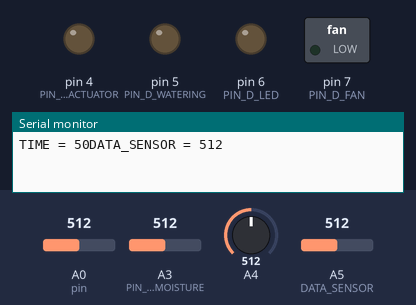
A sketch run on a simulated Arduino Uno, built with avr-gcc and run on an emulated ATmega328P. Parts: switched loads named in the sketch (green lamp = pin HIGH), output pins drawn as LEDs (lit = HIGH), the last lines printed to the serial monitor. Dashed ring = blinking. The test bench sets the inputs (shaded band); at power-on: A0 (pin) = 512, A3 (PIN_A_SOIL_MOISTURE) = 512, A4 = 512, A5 (DATA_SENSOR) = 512.

Above: at 0.1 s.
1.3 s: A0 (pin) set to 586
4.3 s: A0 (pin) set to 608
At 6.27 s:
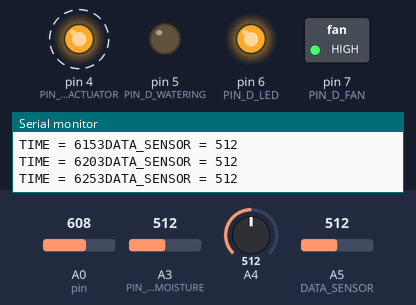
7.3 s: A0 (pin) set to 306
At 7.59 s:
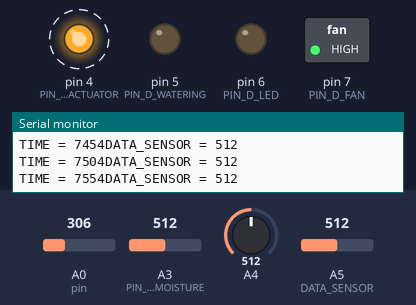
10.3 s: A0 (pin) set to 716
At 10.7 s:
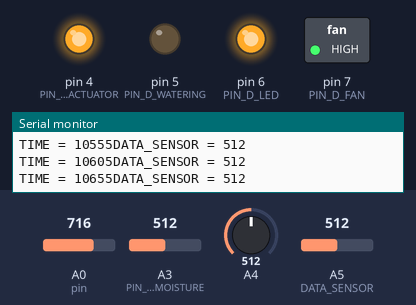
Timing chart, 0 to 14.3 s (numbered marks = the images above; inputs shaded):
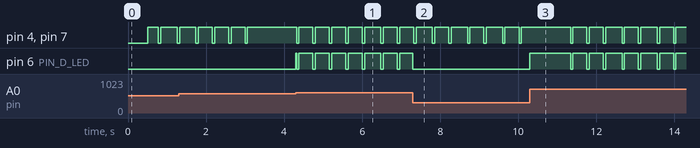

Measured:
- the behaviour switches between 599 and 600 on A0 (pin) (found by bisection; images 0 and 1)
- after the input at 4.3 s, pin 6 (PIN_D_LED): LOW → HIGH at once, then repeats every 0.42 s: LOW 0.06 s, HIGH 0.36 s
- after the input at 7.3 s, pin 6 (PIN_D_LED): goes on until 7.3 s, then stays LOW
- after the input at 10.3 s, pin 6 (PIN_D_LED): LOW → HIGH at once, then repeats every 0.42 s: LOW 0.06 s, HIGH 0.36 s
- by itself, pin 4 (PIN_D_TEMP_ACTUATOR), pin 7 (PIN_D_FAN): alternates HIGH for 0.36 s and LOW for 0.06 s

The sketch:

teplica.ino
```cpp
#include <DHT.h>

// -- PINs --
#define DATA_SENSOR A5 // время
#define PIN_A_TEMP_SENS 12
#define PIN_D_TEMP_ACTUATOR 4
#define PIN_D_FAN 7
#define PIN_A_SOIL_MOISTURE 17
#define PIN_A_AIR_MOISTURE 12
#define PIN_D_LED 6
#define PIN_A_LIGHT_SENS 14
#define PIN_D_WATERING 5
#define DHT_AIR_HUMIDITY_SENSOR 12 // #define AIR_HUMIDITY_SENSOR 13
#define DHT_TEMPERATURE_SENSOR DHT11  // #define TEMPERATURE_SENSOR A1

// -- HIGH and LOW levels on sensors --
// Датчик температуры
#define HIGH_TEMP_SENS 1023
#define LOW_TEMP_SENS 0
// Датчик влажности почвы
#define DRY_SOIL_MOISTURE 1023
#define WET_SOIL_MOISTURE 0
// Датчик влажнlow_levelости воздуха
#define DRY_AIR_MOISTURE 512
#define WET_AIR_MOISTURE 0
// Датчик света
#define HIGH_LIGHT_SENS 450
#define LOW_LIGHT_SENS 600

#define SENSOR_READ_INTERVAL 500

DHT dht(DHT_AIR_HUMIDITY_SENSOR, DHT_TEMPERATURE_SENSOR);

// -- Flags --
bool is_cold = false;
bool is_soil_dry = false;
bool is_air_wet = false;
bool is_dark = false;
bool is_pause = false;
bool high_temp = false;
bool dry_soil_moisture = false;
bool dry_air_moisture = false;
bool low_light_value = false;

// millis
unsigned long time_start_watering = 0;
unsigned long time_pause_watering = 0;
unsigned long last_sensor_read_time = 0;

// время
int HOURS = 8;
unsigned long int TIME;
unsigned int DATA = 0;

// value of sensors
int temperature = 0;
int soil_moisture = 0;
int air_moisture = 0;
int light_value = 0;


class Sensor {
public:
    virtual int read_value() = 0;
};

class Sensor_GPIO: public Sensor {
public:
    unsigned char pin = 0;
    int value = 0;

    int min_trigger_value = 0;
    int max_trigger_value = 1023;

    int read_value() override {
        value = analogRead(pin); // закомментировано для примера
        return get_value();
    }

    int get_value() const {
        return value;
    }

    Sensor_GPIO(unsigned char s_pin, int s_min_trigger_value = 0, int s_max_trigger_value = 1023) {
        pin = s_pin;
        min_trigger_value = s_min_trigger_value;
        max_trigger_value = s_max_trigger_value;
        pinMode(pin, INPUT); // закомментировано для примера
    }
};

bool calculate_average(Sensor_GPIO* sensors, unsigned char numSensors = 1) {
    unsigned char count_low = 0;
    unsigned char count_high = 0;

    for (unsigned char i = 0; i < numSensors; ++i) {
        int val = sensors[i].get_value();

        if (val <= sensors[i].min_trigger_value)
            count_low++;

        if (val >= sensors[i].max_trigger_value)
            count_high++;
    }

    return count_high > count_low;
}

bool calculate_average(const Sensor_GPIO &sensor) {
    uint16_t val = sensor.get_value();
    return (val >= sensor.max_trigger_value && !(val <= sensor.min_trigger_value));
}

void night_mode() {
    digitalWrite(PIN_D_TEMP_ACTUATOR, LOW);
    digitalWrite(PIN_D_FAN, LOW);
    digitalWrite(PIN_D_LED, LOW);
    digitalWrite(PIN_D_WATERING, LOW);
}

void hours(unsigned long current_time) {
    if (current_time % 60 * 60 * 1000 == 0) {
        HOURS += 1;
    }
    if (HOURS == 24) HOURS = 0;
}


void time(unsigned long current_time) {
    if (current_time - TIME >= 50) {
        TIME = millis();
        DATA = analogRead(DATA_SENSOR);
        Serial.print("TIME = ");
        Serial.print(TIME);
        Serial.print("DATA_SENSOR = ");
        Serial.println(DATA);
    }

}

Sensor_GPIO temp_sens_1(PIN_A_TEMP_SENS, LOW_TEMP_SENS, HIGH_TEMP_SENS);
Sensor_GPIO moisture_soil_sens_1(PIN_A_SOIL_MOISTURE, WET_SOIL_MOISTURE, DRY_SOIL_MOISTURE);
Sensor_GPIO moisture_air_sens_1(PIN_A_AIR_MOISTURE, WET_AIR_MOISTURE, WET_AIR_MOISTURE);
Sensor_GPIO light_sens_1(PIN_A_LIGHT_SENS, HIGH_LIGHT_SENS, LOW_LIGHT_SENS);

void setup() {
  // put your setup code here, to run once:
  pinMode(PIN_D_TEMP_ACTUATOR, OUTPUT);
  pinMode(PIN_D_FAN, OUTPUT);
  pinMode(PIN_D_LED, OUTPUT);
  pinMode(PIN_D_WATERING, OUTPUT);

  Serial.begin(115200);
}

void loop() {
  // put your main code here, to run repeatedly:

  unsigned long current_time = millis();

  // подсчет  и обнуление часов
  hours(current_time);


  // Night check
  if (HOURS >= 21 || HOURS <= 7) {
      night_mode();
  }
  else {
      // Чтение датчиков с интервалом
      if (current_time - last_sensor_read_time >= SENSOR_READ_INTERVAL) {
          // Считываем значения
          temp_sens_1.read_value();
          moisture_soil_sens_1.read_value();
          moisture_air_sens_1.read_value();
          light_sens_1.read_value();


//          Sensor_GPIO sensors[] = {sensor1, sensor2, sensor3};  // Массив датчиков
//          bool result = calculate_average(sensors, sizeof(sensors)/sizeof(sensors[0]));
          high_temp = calculate_average(temp_sens_1);
          dry_soil_moisture = calculate_average(moisture_soil_sens_1);
          dry_air_moisture = calculate_average(moisture_air_sens_1);
          low_light_value = calculate_average(light_sens_1);


          temp_check();
          soil_moisture_check();
          air_moisture_check();
          light_level_check();

          // Актуаторы
          fan_actuator();
          temp_actuator();
          light_actuator();
          watering_actuator();
      }
  }

  time(current_time); // время


}
```

actuators.ino
```cpp
void fan_actuator(){
  digitalWrite(PIN_D_FAN, (is_cold || is_air_wet));
}


void temp_actuator(){
  digitalWrite(PIN_D_TEMP_ACTUATOR, is_cold);
}


void light_actuator(){
  digitalWrite(PIN_D_LED, is_dark);
}


void watering_actuator(){
  static bool is_first_time_run = true;
  if((is_soil_dry && (millis() - time_start_watering < 1000 || is_first_time_run)) || (is_pause && is_soil_dry && (millis() - time_pause_watering >= 1000))){
    digitalWrite(PIN_D_WATERING, HIGH);
    if (is_pause || is_first_time_run){
      time_start_watering = millis();
    }
    is_pause = false;
    is_first_time_run = false;
  }
  else {
    digitalWrite(PIN_D_WATERING, LOW);
    if (is_soil_dry && !is_pause){
      is_pause = true;
      time_pause_watering = millis();
    }
    if (is_soil_dry) is_first_time_run = true;
  }
}
```

checks.ino
```cpp
void temp_check(){
  // Проверка температуры
  if (high_temp) {
    is_cold = false;
  }
  else {
    is_cold = true;
  }
}

void soil_moisture_check(){
  // Проверка влажности почвы
  if (dry_soil_moisture && !is_soil_dry){
    is_soil_dry = true;
  }
  if (!dry_soil_moisture) {
    is_soil_dry = false;
    is_pause = false;
  }
}

void air_moisture_check(){
  // Проверка влажности воздуха
  if (!dry_air_moisture){
    is_air_wet = true;
  }
  if (dry_air_moisture){
    is_air_wet = false;
  }
}

void light_level_check(){
  // Проверка освещённости
  if (low_light_value) {
    is_dark = true;
  }
  if (!low_light_value){
    is_dark = false;
  }
}

void time_shedule_check(){

}
```

startup.ino
```cpp
void startup(){
  pinMode(PIN_D_TEMP_ACTUATOR, OUTPUT);
  pinMode(PIN_D_FAN, OUTPUT);
  pinMode(PIN_D_LED, OUTPUT);
  pinMode(PIN_D_WATERING, OUTPUT);

  Serial.begin(115200);
}
```
